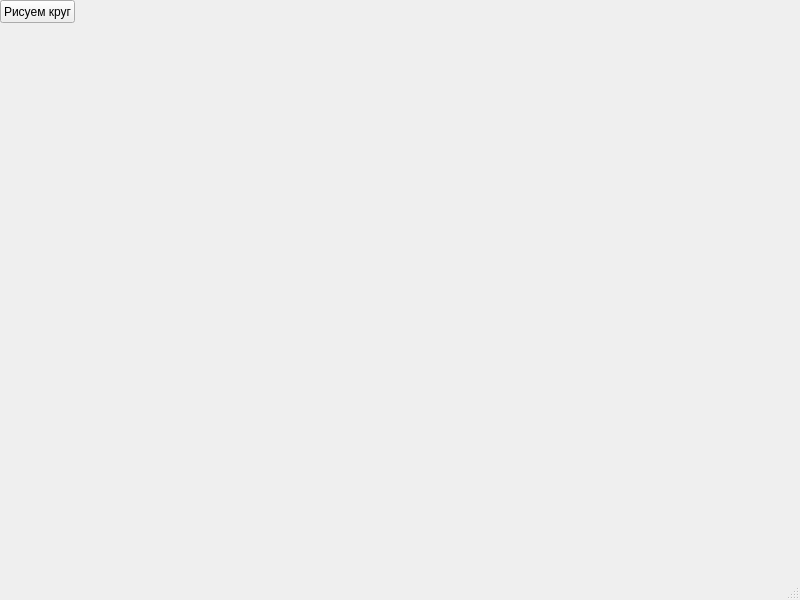
<?xml version="1.0" encoding="UTF-8"?>
<ui version="4.0">
 <class>MainWindow</class>
 <widget class="QMainWindow" name="MainWindow">
  <property name="geometry">
   <rect>
    <x>0</x>
    <y>0</y>
    <width>800</width>
    <height>600</height>
   </rect>
  </property>
  <property name="windowTitle">
   <string>MainWindow</string>
  </property>
  <widget class="QWidget" name="centralwidget">
   <widget class="QPushButton" name="pushButton">
    <property name="geometry">
     <rect>
      <x>0</x>
      <y>0</y>
      <width>75</width>
      <height>23</height>
     </rect>
    </property>
    <property name="text">
     <string>Рисуем круг</string>
    </property>
   </widget>
  </widget>
  <widget class="QMenuBar" name="menubar">
   <property name="geometry">
    <rect>
     <x>0</x>
     <y>0</y>
     <width>800</width>
     <height>21</height>
    </rect>
   </property>
  </widget>
  <widget class="QStatusBar" name="statusbar"/>
 </widget>
 <resources/>
 <connections/>
</ui>
